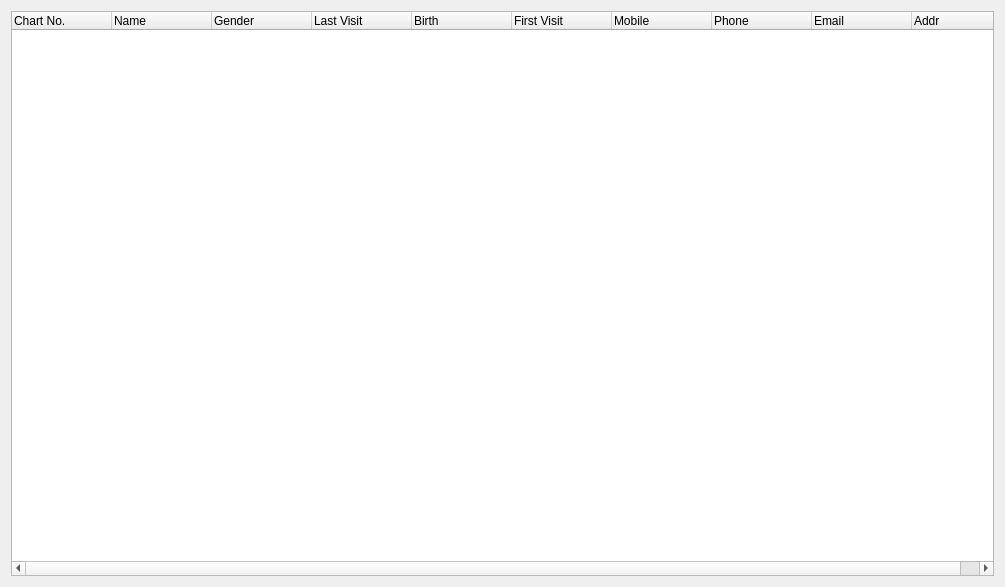
<?xml version="1.0" encoding="UTF-8"?>
<ui version="4.0">
 <class>patienttreeWidget_2</class>
 <widget class="QWidget" name="patienttreeWidget_2">
  <property name="geometry">
   <rect>
    <x>0</x>
    <y>0</y>
    <width>1005</width>
    <height>587</height>
   </rect>
  </property>
  <property name="windowTitle">
   <string>Form</string>
  </property>
  <layout class="QGridLayout" name="gridLayout">
   <item row="0" column="0">
    <widget class="QTreeWidget" name="patienttreeWidget">
     <column>
      <property name="text">
       <string>Chart No.</string>
      </property>
     </column>
     <column>
      <property name="text">
       <string>Name</string>
      </property>
     </column>
     <column>
      <property name="text">
       <string>Gender</string>
      </property>
     </column>
     <column>
      <property name="text">
       <string>Last Visit</string>
      </property>
     </column>
     <column>
      <property name="text">
       <string>Birth</string>
      </property>
     </column>
     <column>
      <property name="text">
       <string>First Visit</string>
      </property>
     </column>
     <column>
      <property name="text">
       <string>Mobile</string>
      </property>
     </column>
     <column>
      <property name="text">
       <string>Phone</string>
      </property>
     </column>
     <column>
      <property name="text">
       <string>Email</string>
      </property>
     </column>
     <column>
      <property name="text">
       <string>Addr</string>
      </property>
     </column>
    </widget>
   </item>
  </layout>
 </widget>
 <resources/>
 <connections/>
</ui>
